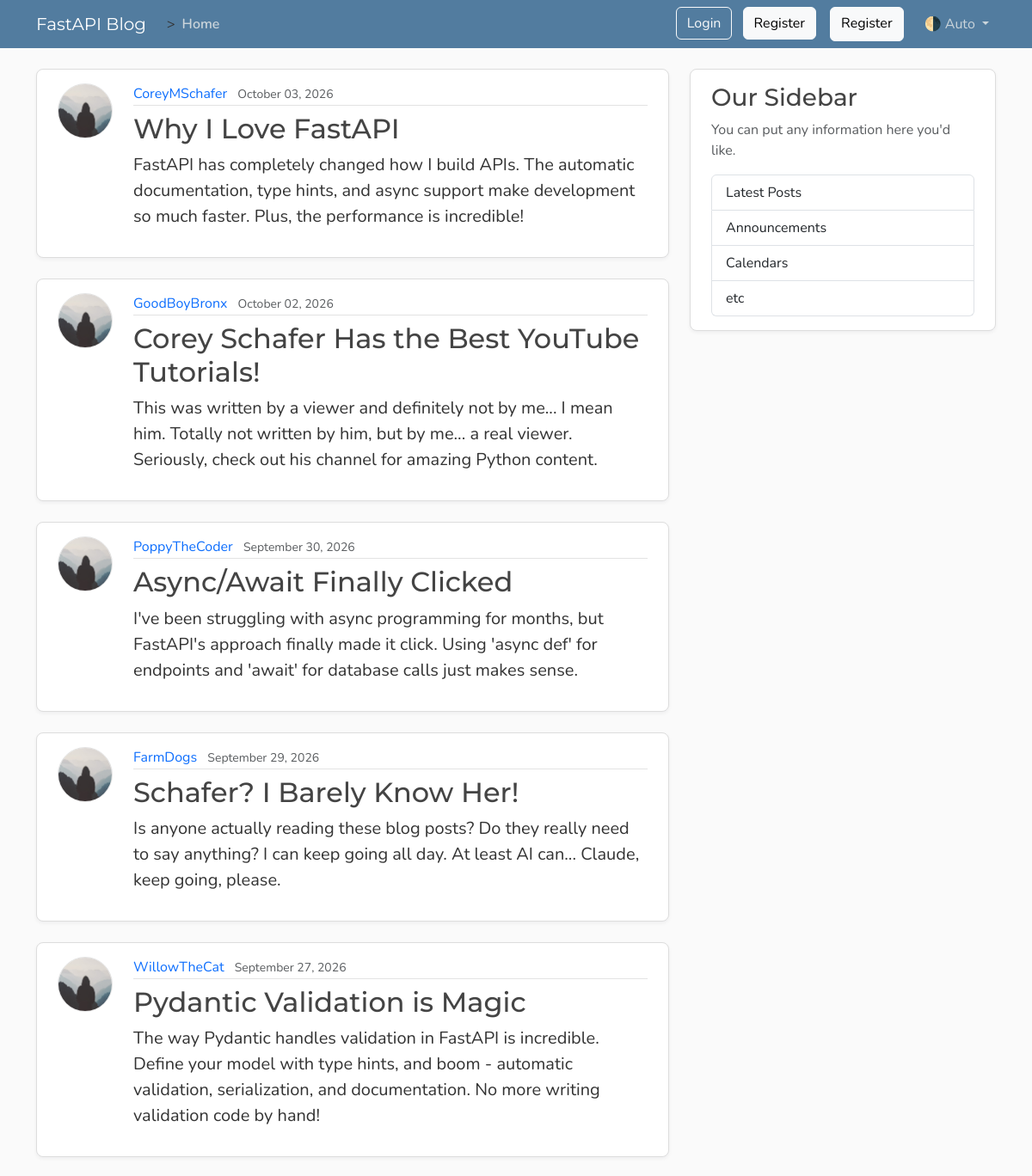
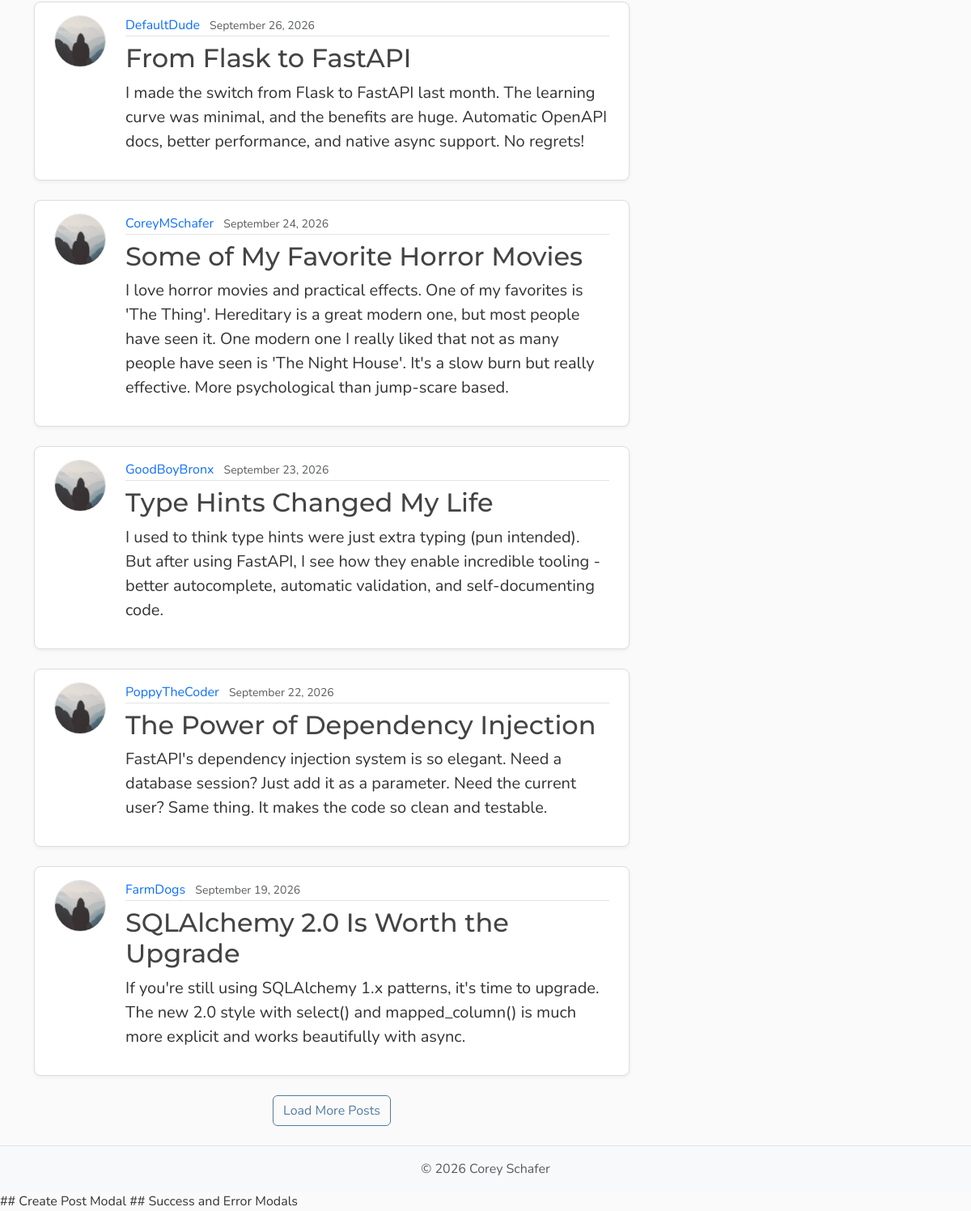
The page /posts on the database its author committed (2 pictures, top to bottom).
### models.py (models this page shows, shortened)
class Post(Base):
    __tablename__ = "posts"
    id: Mapped[int] = mapped_column(Integer, primary_key=True, index=True)
    title: Mapped[str] = mapped_column(String(100), nullable=False)
    content: Mapped[str] = mapped_column(Text, nullable=False)
    user_id: Mapped[int] = mapped_column(
        ForeignKey("users.id"),
        nullable=False,
        index=True,
    )
    date_posted: Mapped[datetime] = mapped_column(
        DateTime(timezone=True),
        default=lambda: datetime.now(UTC),
    )
    author: Mapped[User] = relationship(back_populates="posts")

class User(Base):
    __tablename__ = "users"
    id: Mapped[int] = mapped_column(Integer, primary_key=True, index=True)
    username: Mapped[str] = mapped_column(String(50), unique=True, nullable=False)
    email: Mapped[str] = mapped_column(String(120), unique=True, nullable=False)
    password_hash: Mapped[str] =  mapped_column(String(200),  nullable=False)
    image_file: Mapped[str | None] = mapped_column(
        String(200),
        nullable=True,
        default=None,
    )
    posts: Mapped[list[Post]] = relationship(
        back_populates="author",
        cascade = "all, delete-orphan",
    )

### main.py (the view)
@app.get("/", include_in_schema=False, name="home")
@app.get("/posts", include_in_schema=False, name="posts")
async def home(request: Request, db: Annotated[AsyncSession, Depends(get_db)]):
    count_result = await db.execute(select(func.count()).select_from(models.Post))
    total = count_result.scalar() or 0
    result = await db.execute(
        select(models.Post)
        .options(selectinload(models.Post.author))
        .order_by(models.Post.date_posted.desc())
        .limit(settings.posts_per_page), ##no skip offset since it's always the first few posts
    )
    posts = result.scalars().all()
    has_more = len(posts) < total
    return templates.TemplateResponse(
        request,
        "home.html",
        {
            "posts": posts,
            "title": "Home",
            "limit": settings.posts_per_page,
            "has_more": has_more,
        },
    )

### templates/home.html (shortened to what this page needs)
{% extends "layout.html" %}
{% block content %}
  <div id="postsContainer">
  {% for post in posts %}
    <article class="content-section py-3 px-4 mb-4">
      <div class="d-flex align-items-start gap-4">
        <img class="rounded-circle article-img flex-shrink-0"
             src="{{ post.author.image_path}}"
             alt="{{ post.author.username }}'s profile picture"
             width="64"
             height="64"
             loading="lazy">
        <div class="flex-grow-1">
          <div class="article-metadata mb-2">
            <a class="me-2"
               href="{{ url_for("user_posts", user_id=post.author.id) }}">{{ post.author.username }}</a>
            <small class="text-body-secondary">{{ post.date_posted.strftime("%B %d, %Y") }}</small>
          </div>
          <h2>
            <a class="article-title"
               href="{{ url_for("post_page", post_id=post.id) }}">{{ post.title }}</a>
          </h2>
          <p class="article-content">{{ post.content }}</p>
        </div>
      </div>
    </article>
  {% endfor %}
  </div>
  {% if has_more %}
    <div class="text-center mb-4">
      <button type="button" class="btn btn-outline-primary" id="loadMoreBtn">Load More Posts</button>
    </div>
  {% endif %}
{% endblock content %}

### templates/layout.html (shortened to what this page needs)
<!DOCTYPE html>
<html lang="en">
  <head>
    <link href="https://cdn.jsdelivr.net/npm/bootstrap@5.3.8/dist/css/bootstrap.min.css"
          rel="stylesheet"
>
    <link rel="stylesheet"
          type="text/css"
          href="{{ url_for("static", path='css/main.css') }}">
  </head>
  <body class="d-flex flex-column min-vh-100">
    <header class="site-header">
      <nav class="navbar navbar-expand-md bg-steel fixed-top"
           data-bs-theme="dark">
        <div class="container">
          <a class="navbar-brand me-4" href="{{ url_for("home") }}">FastAPI Blog</a>  >
          <div class="collapse navbar-collapse" id="navbarToggle">
            <div class="navbar-nav me-auto">
              <a class="nav-link active"
                 aria-current="page"
                 href="{{ url_for("home") }}">Home</a>
            </div>
            <div class="navbar-nav">
<div id="loggedOutNav">
<a class="btn btn-outline-light mb-2 mb-md-0 me-md-2"
    href="{{ url_for("login_page") }}">Login</a>
<a class="btn btn-light mb-2 mb-md-0 me-md-3"
    href="{{ url_for("register_page") }}">Register</a>
</div>
              <a class="btn btn-light mb-2 mb-md-0 me-md-3" href="#">Register</a>
              <div class="nav-item dropdown">
                <a class="nav-link dropdown-toggle"
                   href="#"
                   role="button"
                   id="bd-theme"
                   data-bs-toggle="dropdown"
                   aria-expanded="false">
                  <span id="bd-theme-text">🌗 Auto</span>
                </a>
              </div>
            </div>
          </div>
        </div>
      </nav>
    </header>
    <main role="main" class="container">
      <div class="row">
        <div class="col-md-8">
          {% block content %}
          {% endblock content %}
        </div>
        <aside class="col-md-4">
          <div class="content-section py-3 px-4 mb-4">
            <h3>Our Sidebar</h3>
            <p class="text-body-secondary">You can put any information here you'd like.</p>
            <ul class="list-group">
              <li class="list-group-item">Latest Posts</li>
              <li class="list-group-item">Announcements</li>
              <li class="list-group-item">Calendars</li>
              <li class="list-group-item">etc</li>
            </ul>
          </div>
        </aside>
      </div>
    </main>
    <footer class="mt-auto py-3 bg-body-tertiary border-top">
      <div class="container text-center">
        <p class="text-body-secondary mb-0">
          © <span id="year"></span> Corey Schafer
        </p>
      </div>
    </footer>
    ## Create Post Modal
    ## Success and Error Modals
  </body>
</html>

### static/css/main.css (style rules this page uses)
:root { --font-heading: "Montserrat", system-ui, -apple-system, BlinkMacSystemFont, sans-serif; --font-body: "Nunito", system-ui, -apple-system, BlinkMacSystemFont, sans-serif; --color-bg-body: #fafafa; --color-bg-content: #ffffff; --color-text-primary: #333333; --color-text-heading: #444444; --color-steel: #527c9f; --color-nav-link: #cbd5db; --color-nav-link-hover: #ffffff; --color-link-hover: #428bca; --color-border: #dddddd; --color-border-light: #e3e3e3; --spacing-xl: 5rem; --article-img-size: 4rem; --account-img-size: 7.813rem; }
body { font-family: var(--font-body); background: var(--color-bg-body); color: var(--color-text-primary); }
main { padding-top: var(--spacing-xl); }
h1, h2, h3, h4, h5, h6 { font-family: var(--font-heading); color: var(--color-text-heading); }
.navbar-brand { font-family: var(--font-heading); }
a { text-decoration: none; }
.bg-steel { background-color: var(--color-steel); }
.site-header .navbar-nav .nav-link { color: var(--color-nav-link); transition: color 0.2s ease-in-out; }
.site-header .navbar-nav .nav-link.active { font-weight: 600; }
.content-section { background: var(--color-bg-content); border: 1px solid var(--color-border); border-radius: 0.5rem; box-shadow: 0 2px 4px rgba(15, 23, 42, 0.05); transition: box-shadow 0.15s ease, transform 0.15s ease, border-color 0.15s ease; }
.article-title { color: var(--color-text-heading); transition: color 0.2s ease-in-out; }
.article-content { white-space: pre-line; font-size: 1.25rem; }
.article-img { height: var(--article-img-size); width: var(--article-img-size); flex-shrink: 0; object-fit: cover; border: 1px solid var(--color-border-light); box-shadow: 0 0 0 2px var(--color-bg-content); }
.article-metadata { padding-bottom: 0.063rem; border-bottom: 1px solid var(--color-border-light); }
.article-metadata a { transition: color 0.2s ease-in-out; }
.btn-outline-primary { --bs-btn-color: #527c9f; --bs-btn-border-color: #527c9f; --bs-btn-hover-color: #fff; --bs-btn-hover-bg: #466a87; --bs-btn-hover-border-color: #3f6179; --bs-btn-active-color: #fff; --bs-btn-active-bg: #3f6179; --bs-btn-active-border-color: #3a5b72; }
[data-bs-theme="dark"] { --color-bg-body: #1a1a1a; --color-bg-content: #2d2d2d; --color-text-primary: #e0e0e0; --color-text-heading: #f0f0f0; --color-border: #404040; --color-border-light: #4a4a4a; }

### rows shown on the page
Post: author.username "CoreyMSchafer", date_posted "October 03, 2026", title "Why I Love FastAPI", content "FastAPI has completely changed how I build APIs. The automatic documentation, type hints, and async support make development so much faster. Plus, the performance is incredible!"
Post: author.username "GoodBoyBronx", date_posted "October 02, 2026", title "Corey Schafer Has the Best YouTube Tutorials!", content "This was written by a viewer and definitely not by me... I mean him. Totally not written by him, but by me... a real viewer. Seriously, check out his channel for amazing Python content."
Post: author.username "PoppyTheCoder", date_posted "September 30, 2026", title "Async/Await Finally Clicked", content "I've been struggling with async programming for months, but FastAPI's approach finally made it click. Using 'async def' for endpoints and 'await' for database calls just makes sense."
Post: author.username "FarmDogs", date_posted "September 29, 2026", title "Schafer? I Barely Know Her!", content "Is anyone actually reading these blog posts? Do they really need to say anything? I can keep going all day. At least AI can... Claude, keep going, please."
Post: author.username "WillowTheCat", date_posted "September 27, 2026", title "Pydantic Validation is Magic", content "The way Pydantic handles validation in FastAPI is incredible. Define your model with type hints, and boom - automatic validation, serialization, and documentation. No more writing validation code by hand!"
Post: author.username "DefaultDude", date_posted "September 26, 2026", title "From Flask to FastAPI", content "I made the switch from Flask to FastAPI last month. The learning curve was minimal, and the benefits are huge. Automatic OpenAPI docs, better performance, and native async support. No regrets!"
Post: author.username "CoreyMSchafer", date_posted "September 24, 2026", title "Some of My Favorite Horror Movies", content "I love horror movies and practical effects. One of my favorites is 'The Thing'. Hereditary is a great modern one, but most people have seen it. One modern one I really liked that not as many people have seen is 'The Night House'. It's a slow burn but really effective. More psychological than jump-scare based."
Post: author.username "GoodBoyBronx", date_posted "September 23, 2026", title "Type Hints Changed My Life", content "I used to think type hints were just extra typing (pun intended). But after using FastAPI, I see how they enable incredible tooling - better autocomplete, automatic validation, and self-documenting code."
Post: author.username "PoppyTheCoder", date_posted "September 22, 2026", title "The Power of Dependency Injection", content "FastAPI's dependency injection system is so elegant. Need a database session? Just add it as a parameter. Need the current user? Same thing. It makes the code so clean and testable."
Post: author.username "FarmDogs", date_posted "September 19, 2026", title "SQLAlchemy 2.0 Is Worth the Upgrade", content "If you're still using SQLAlchemy 1.x patterns, it's time to upgrade. The new 2.0 style with select() and mapped_column() is much more explicit and works beautifully with async."
